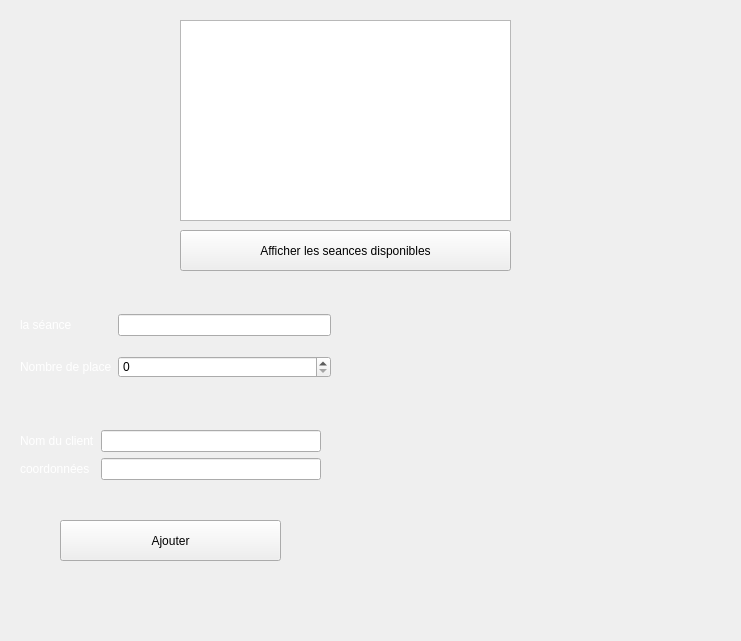
<?xml version="1.0" encoding="UTF-8"?>
<ui version="4.0">
 <class>billet</class>
 <widget class="QWidget" name="billet">
  <property name="geometry">
   <rect>
    <x>0</x>
    <y>0</y>
    <width>741</width>
    <height>641</height>
   </rect>
  </property>
  <property name="windowTitle">
   <string>Form</string>
  </property>
  <property name="styleSheet">
   <string notr="true">color:black;
background:none
</string>
  </property>
  <widget class="QPushButton" name="pushButton">
   <property name="geometry">
    <rect>
     <x>180</x>
     <y>230</y>
     <width>331</width>
     <height>41</height>
    </rect>
   </property>
   <property name="styleSheet">
    <string notr="true">font: 700 12pt &quot;Segoe UI&quot;;</string>
   </property>
   <property name="text">
    <string>Afficher les seances disponibles</string>
   </property>
  </widget>
  <widget class="QTableView" name="tableView">
   <property name="geometry">
    <rect>
     <x>180</x>
     <y>20</y>
     <width>331</width>
     <height>201</height>
    </rect>
   </property>
   <property name="styleSheet">
    <string notr="true">font: 700 14pt &quot;Segoe UI&quot;;</string>
   </property>
  </widget>
  <widget class="QWidget" name="horizontalLayoutWidget">
   <property name="geometry">
    <rect>
     <x>20</x>
     <y>400</y>
     <width>301</width>
     <height>21</height>
    </rect>
   </property>
   <layout class="QHBoxLayout" name="horizontalLayout">
    <item>
     <widget class="QLabel" name="label_2">
      <property name="styleSheet">
       <string notr="true">color:white;
font: 700 9pt &quot;Segoe UI&quot;;</string>
      </property>
      <property name="text">
       <string/>
      </property>
     </widget>
    </item>
   </layout>
  </widget>
  <widget class="QWidget" name="gridLayoutWidget">
   <property name="geometry">
    <rect>
     <x>20</x>
     <y>300</y>
     <width>311</width>
     <height>94</height>
    </rect>
   </property>
   <layout class="QGridLayout" name="gridLayout">
    <item row="1" column="0">
     <widget class="QLabel" name="label">
      <property name="styleSheet">
       <string notr="true">font: 700 9pt &quot;Segoe UI&quot;;
color:white</string>
      </property>
      <property name="text">
       <string>Nombre de place</string>
      </property>
     </widget>
    </item>
    <item row="1" column="1">
     <widget class="QSpinBox" name="spinBox"/>
    </item>
    <item row="0" column="1">
     <widget class="QLineEdit" name="lineEdit"/>
    </item>
    <item row="0" column="0">
     <widget class="QLabel" name="label_3">
      <property name="styleSheet">
       <string notr="true">font: 700 9pt &quot;Segoe UI&quot;;
color:white</string>
      </property>
      <property name="text">
       <string>la séance</string>
      </property>
     </widget>
    </item>
   </layout>
  </widget>
  <widget class="QWidget" name="formLayoutWidget">
   <property name="geometry">
    <rect>
     <x>20</x>
     <y>430</y>
     <width>301</width>
     <height>81</height>
    </rect>
   </property>
   <layout class="QFormLayout" name="formLayout">
    <item row="0" column="1">
     <widget class="QLineEdit" name="lineEdit_2"/>
    </item>
    <item row="1" column="0">
     <widget class="QLabel" name="label_5">
      <property name="styleSheet">
       <string notr="true">font: 700 9pt &quot;Segoe UI&quot;;
color:white</string>
      </property>
      <property name="text">
       <string>coordonnées</string>
      </property>
     </widget>
    </item>
    <item row="1" column="1">
     <widget class="QLineEdit" name="lineEdit_3"/>
    </item>
    <item row="0" column="0">
     <widget class="QLabel" name="label_4">
      <property name="styleSheet">
       <string notr="true">font: 700 9pt &quot;Segoe UI&quot;;
color:white</string>
      </property>
      <property name="text">
       <string>Nom du client</string>
      </property>
     </widget>
    </item>
   </layout>
  </widget>
  <widget class="QPushButton" name="pushButton_2">
   <property name="geometry">
    <rect>
     <x>60</x>
     <y>520</y>
     <width>221</width>
     <height>41</height>
    </rect>
   </property>
   <property name="styleSheet">
    <string notr="true">font: 700 12pt &quot;Segoe UI&quot;;</string>
   </property>
   <property name="text">
    <string>Ajouter</string>
   </property>
  </widget>
 </widget>
 <resources/>
 <connections/>
</ui>
